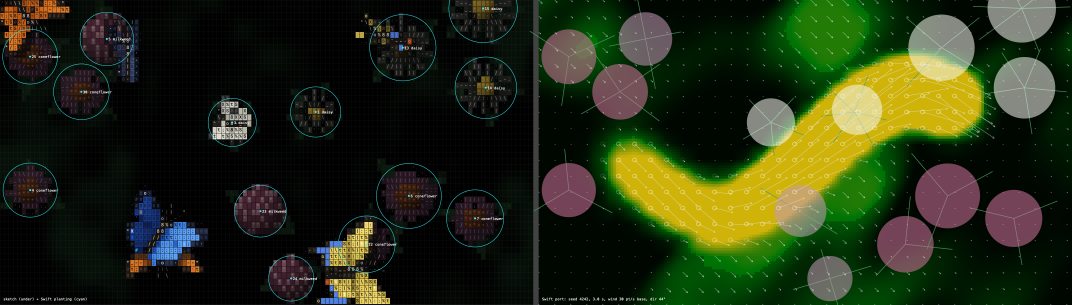
#> input picture reports/m1-air-4242.png, 3216 x 913 px (shown at 1/3 size)
$ python compare.py ../../../reports/m1-air-4242.png ../../../reports/m1-air-4242.png 5 5 ../../../reports/m1-air-4242.png
#> lines starting #> are read from the running program, lines starting #| are printed output that depends on the picture; after the words box and inside, x2 and y2 are one past the last pixel; in counts of white or black regions, pixels touching at a corner belong together
# Two renders of the same scene, same size: lit pixels, mean luminance, mean absolute difference per channel, the
# best whole-image shift, and the silk-only cells (no blocks).
#   python3 compare.py <original.png> <ours.png> <cell w px> <cell h px> [light]
import sys
import numpy as np
from PIL import Image

a = np.asarray(Image.open(sys.argv[1]).convert("RGB")).astype(np.int32)
b = np.asarray(Image.open(sys.argv[2]).convert("RGB")).astype(np.int32)
cw, ch = int(sys.argv[3]), int(sys.argv[4])
light = len(sys.argv) > 5 and sys.argv[5] == "light"
bg = np.array([247, 246, 243] if light else [0, 0, 0])
for img, name in ((a, "original"), (b, "ours")):
    lit = np.abs(img - bg).sum(2) > 24
    lum = (img * [0.2126, 0.7152, 0.0722]).sum(2)
    print(f"{name}: lit px {lit.sum()}  mean luminance {lum.mean():.3f}")
#> this loop made 2 passes
#> name on passes 1 to 2: 'original', 'ours'
#| original: lit px 1592472  mean luminance 43.231
#| ours: lit px 1592472  mean luminance 43.231
#> pass 1, `lit = np.abs(img - bg).sum(2) > 24`:
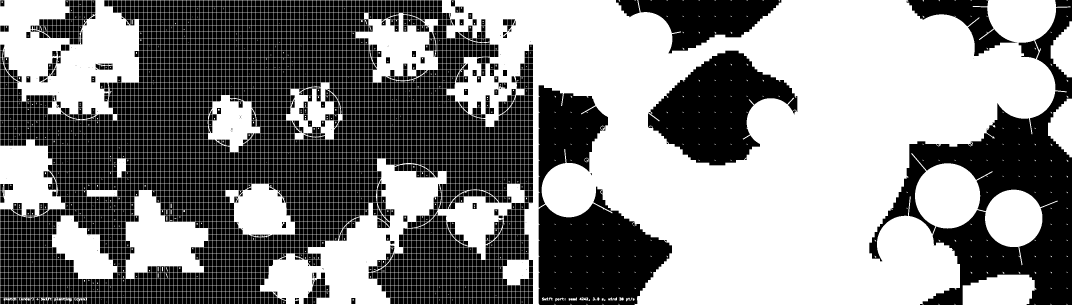
#> lit: shape (913, 3216) bool (shown at 1/3 size); 54.2% white; 4589 black regions (209 under 20 px), largest, box (x1, y1, x2, y2) and area: (2608, 0, 3216, 913) 172236, (1616, 560, 2016, 913) 92811, (1944, 152, 2392, 496) 84326
#> pass 1, `lum = (img * [0.2126, 0.7152, 0.0722]).sum(2)`:
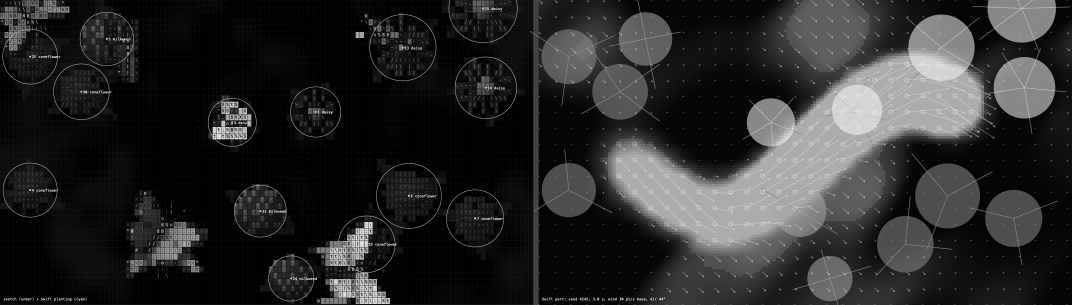
#> lum: shape (913, 3216) float64 (shown at 1/3 size); min 0, max 255, mean 43.2
print(f"mean abs diff {np.abs(a - b).mean():.3f}")
#| mean abs diff 0.000
best = min((np.abs(a[20:-20, 20:-20] - np.roll(np.roll(b, dy, 0), dx, 1)[20:-20, 20:-20]).mean(), dx, dy)
           for dy in range(-6, 7) for dx in range(-4, 5))
#> best = (0, 0, 0)
print(f"best shift dx {best[1]} dy {best[2]} -> {best[0]:.3f}")
#| best shift dx 0 dy 0 -> 0.000
if not light:
    la, lb = (np.asarray(Image.open(p).convert("L")).astype(float) for p in sys.argv[1:3])
    H, W = la.shape
#> H = 913; W = 3216
    A = la[: H // ch * ch, : W // cw * cw].reshape(H // ch, ch, W // cw, cw)
    B = lb[: H // ch * ch, : W // cw * cw].reshape(H // ch, ch, W // cw, cw)
    sa, sb = (A > 20).sum((1, 3)), (B > 20).sum((1, 3))
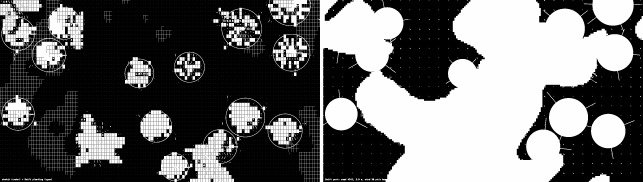
#> sa: shape (182, 643) int64; min 0, max 25, mean 10.3; drawn with min black and max white
    lim = cw * ch * 0.18
    m = (A.max((1, 3)) > 15) & (A.max((1, 3)) < 140) & (sa < lim) & (sb < lim)
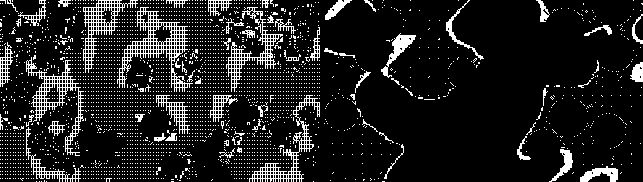
#> m: shape (182, 643) bool; 12.1% white in thin lines or dots
    print(f"silk cells {m.sum()}: lit px ours/original {sb[m].sum() / sa[m].sum():.3f}, ink {B.sum((1, 3))[m].sum() / A.sum((1, 3))[m].sum():.3f}")
#| silk cells 14177: lit px ours/original 1.000, ink 1.000
